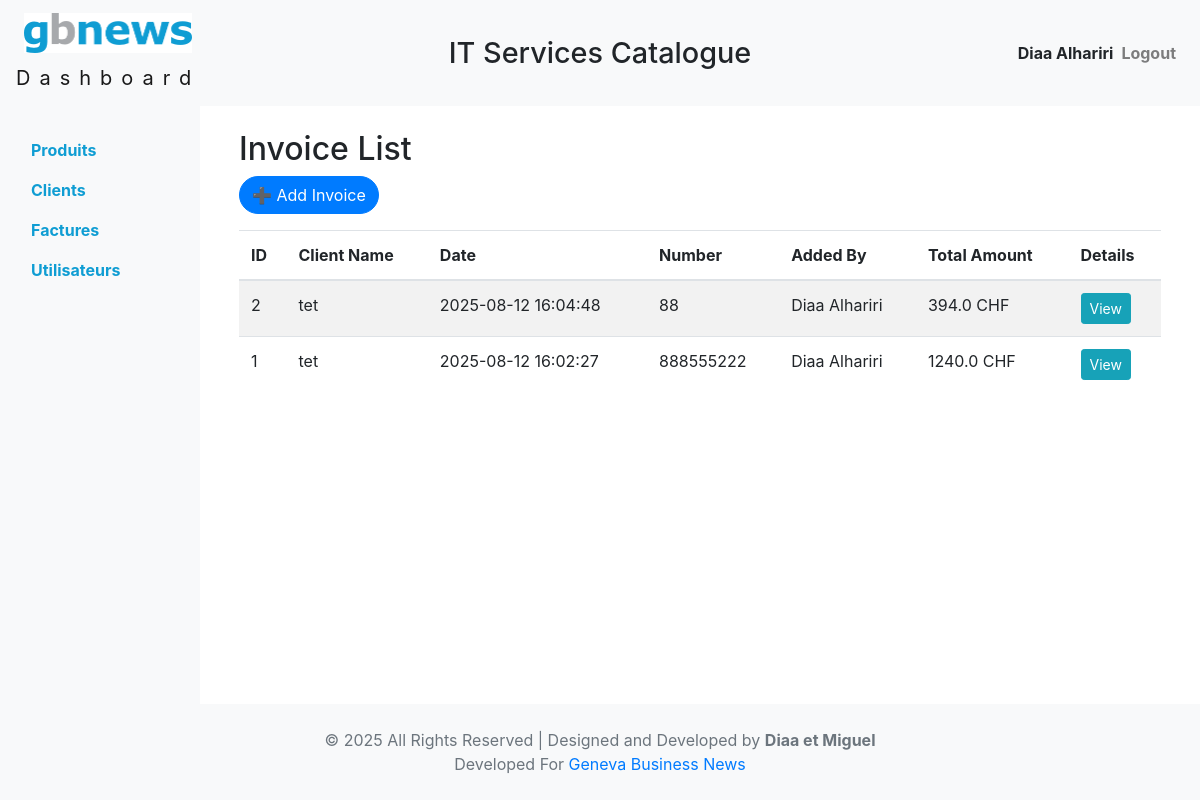
Page /invoices/ (signed in) on the committed database.
### tables this page shows
CREATE TABLE invoices (
            id INTEGER PRIMARY KEY AUTOINCREMENT,
            client_name TEXT,
            invoice_date TEXT,
            invoice_number TEXT UNIQUE,
            added_by TEXT,
            total_amount REAL
        );

### routes/pages/invoices.py (the view)
@invoices_bp.route('/')
@authenticated
def invoices_list():
    conn = get_db_connection()
    invoices = conn.execute("SELECT * FROM invoices ORDER BY invoice_date DESC").fetchall()
    conn.close()
    return render_template('sections/invoices.html', invoices=invoices, user=session['user'])

### app.py (called while the page is built)
@app.context_processor
def inject_date_info():
    current_year = datetime.now().year
    full_current_date = datetime.now().strftime("%B %d, %Y")
    return {
        'current_year': current_year,
        'full_current_date': full_current_date
    }

### data/database.py (called while the page is built)
def get_db_connection():
    print("Database path:", DB_PATH)
    conn = sqlite3.connect(DB_PATH)
    conn.row_factory = sqlite3.Row
    return conn

### routes/pages/invoices.py (called while the page is built)
def authenticated(f):
    @wraps(f)
    def wrapper(*args, **kwargs):
        if 'user' not in session:
            flash("Please log in to continue.", "warning")
            return redirect(url_for('login'))
        return f(*args, **kwargs)
    return wrapper

### templates/sections/invoices.html
{% extends "base.html" %}
{% block content %}
<div class="container">
    <h2>Invoice List</h2>
    <a href="{{ url_for('invoices.add_invoice') }}" class="btn btn-primary mb-3">
        ➕ Add Invoice
    </a>
    <table class="table table-striped">
        <thead>
            <tr>
                <th>ID</th>
                <th>Client Name</th>
                <th>Date</th>
                <th>Number</th>
                <th>Added By</th>
                <th>Total Amount</th>
                <th>Details</th>
            </tr>
        </thead>
        <tbody>
            {% for f in invoices %}
            <tr>
                <td>{{ f.id }}</td>
                <td>{{ f.client_name }}</td>
                <td>{{ f.invoice_date }}</td>
                <td>{{ f.invoice_number }}</td>
                <td>{{ f.added_by }}</td>
                <td>{{ f.total_amount }} CHF</td>
                <td>
                    <a href="{{ url_for('invoices.invoice_detail', invoice_id=f.id) }}" class="btn btn-info btn-sm">View</a>
                </td>
            </tr>
            {% endfor %}
        </tbody>
    </table>
</div>
{% endblock %}

### static/css/style.css (style rules this page uses)
html, body { height: 100%; margin: 0; }
.page-body { display: flex; flex-direction: column; min-height: 100vh; }
.btn-primary { border-radius: 50px; }

### rows in the picture
invoices: id "2", client_name "tet", invoice_date "2025-08-12 16:04:48", invoice_number "88", added_by "Diaa Alhariri", total_amount "394.0"
invoices: id "1", client_name "tet", invoice_date "2025-08-12 16:02:27", invoice_number "888555222", added_by "Diaa Alhariri", total_amount "1240.0"

### other values in the picture
{{ user['username'] }} "Diaa Alhariri"
